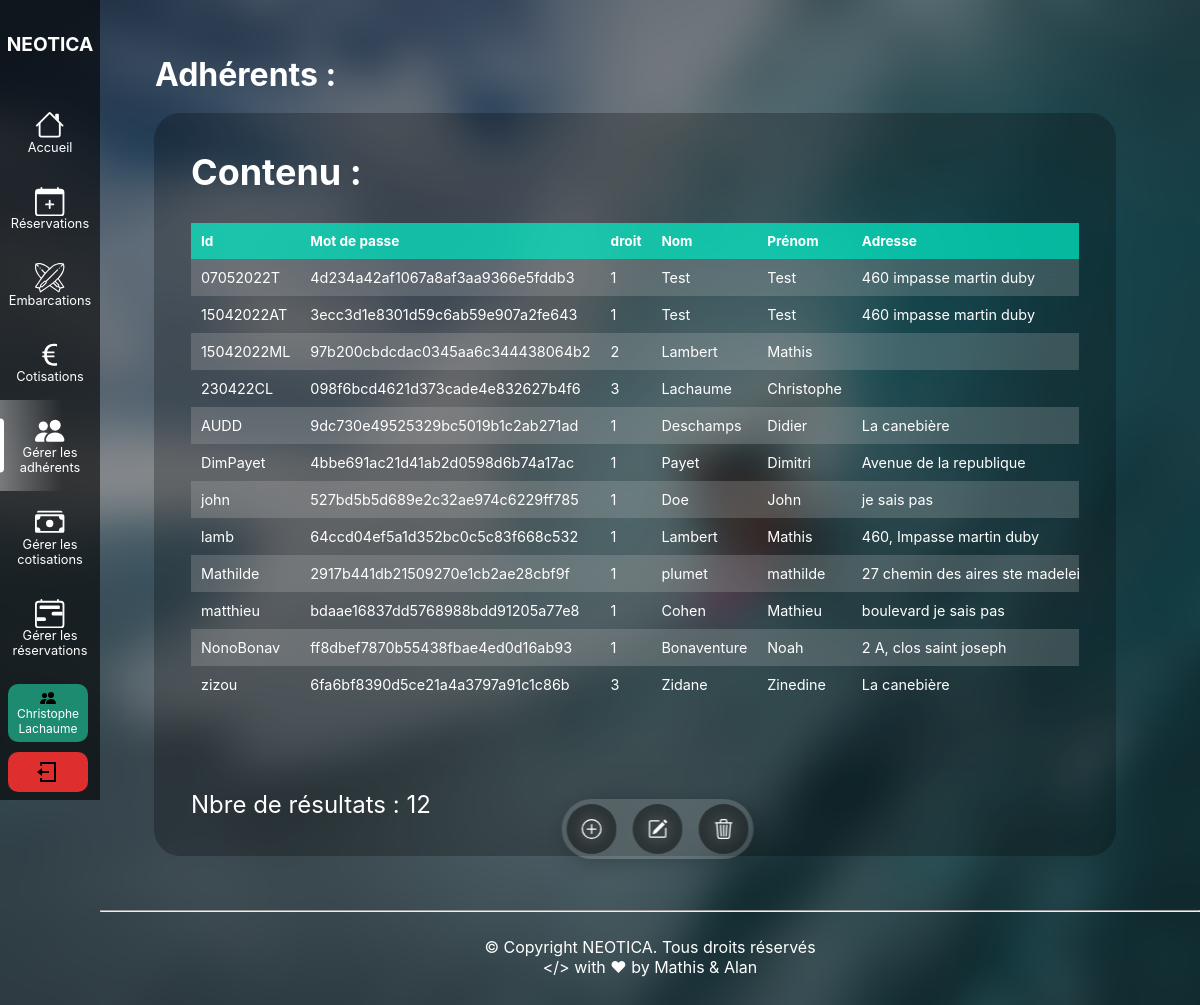
Page /pages/gestion-des-donnees.php (signed in) on the committed database.
### tables this page shows
CREATE TABLE IF NOT EXISTS `adherent` (
  `id` varchar(10) NOT NULL,
  `mot_de_passe` varchar(40) NOT NULL,
  `droit` int(11) NOT NULL,
  `nom_adh` varchar(30) NOT NULL,
  `pre_adh` varchar(30) NOT NULL,
  `ad_adh` varchar(80) DEFAULT NULL,
  `cp_adh` varchar(6) NOT NULL,
  `ville_adh` varchar(40) NOT NULL,
  `date_nais_adh` date NOT NULL,
  `tel_adh` varchar(15) NOT NULL,
  `email_adh` varchar(60) NOT NULL,
  `activ_adh` varchar(20) NOT NULL,
  `date_crea_adh` date NOT NULL,
  `date_deliv_carte_adh` date NOT NULL,
  `date_exp_carte_adh` date NOT NULL,
  PRIMARY KEY (`id`)
);

### controllers/afficheTableAdherent.php (the view, shortened to what this page needs)
<?php
$query = 'SELECT * FROM `adherent`;';
$result = $bdd->query($query);
echo "<table border=\"1\">";
echo "<tr><th>Id</th> <th>Mot de passe</th> <th>droit</th> <th>Nom</th> <th>Prénom</th> <th> Adresse </th> <th>CP</th> <th>Ville</th> <th>Date Nais.</th> <th>Tel.</th> <th>Email</th> <th>Activité</th> <th>Date de création</th>  <th>Date déliv carte</th> <th>Date Exp Carte</th></tr>";
while ($ligne = $result->fetch()) {
    echo "<tr>";
    echo "<td> " . $ligne['id'] . "</td>";
    echo "<td> " . $ligne['mot_de_passe'] . "</td>";
    echo "<td> " . $ligne['droit'] . "</td>";
    echo "<td> " . $ligne['nom_adh'] . "</td>";
    echo "<td> " . $ligne['pre_adh'] . "</td>";
    echo "<td> " . $ligne['ad_adh'] . "</td>";
    echo "</tr>";
}
echo "</table>";

### assets/style/style.css (style rules this page uses)
html { scroll-behavior: smooth; }
body { font-family: -apple-system, BlinkMacSystemFont, "Segoe UI", Roboto, Oxygen, Ubuntu, Cantarell, "Open Sans", "Helvetica Neue", sans-serif; max-width: 100%; min-height: 100vh; color: white; background-color: #333333; background-image: url(../img/bg.png); background-position: center; background-repeat: no-repeat; background-size: cover; background-attachment: fixed; -webkit-transition: color 300ms ease-in-out; transition: color 300ms ease-in-out; z-index: -1; overflow-x: hidden; }
.table-container table { border-collapse: collapse; border: none; color: var(--font-color); max-width: 100%; font-size: 0.85em; white-space: nowrap; }
.table-container table th { background-color: rgba(0, 255, 213, 0.651); color: white; text-align: left; padding: 10px; border: none; font-size: 0.85rem; }
.table-container table tr { border: none; }
.table-container table tr:nth-child(even) { background-color: #c9c9c93a; -webkit-backdrop-filter: blur(10px); backdrop-filter: blur(10px); }
.table-container table td { padding: 10px; border: none; font-size: 0.9rem; }

### rows in the picture
adherent: id "07052022T", mot_de_passe "4d234a42af1067a8af3aa9366e5fddb3", droit "1", nom_adh "Test", pre_adh "Test", ad_adh "460 impasse martin duby"
adherent: id "15042022AT", mot_de_passe "3ecc3d1e8301d59c6ab59e907a2fe643", droit "1", nom_adh "Test", pre_adh "Test", ad_adh "460 impasse martin duby"
adherent: id "15042022ML", mot_de_passe "97b200cbdcdac0345aa6c344438064b2", droit "2", nom_adh "Lambert", pre_adh "Mathis"
adherent: id "230422CL", mot_de_passe "098f6bcd4621d373cade4e832627b4f6", droit "3", nom_adh "Lachaume", pre_adh "Christophe"
adherent: id "AUDD", mot_de_passe "9dc730e49525329bc5019b1c2ab271ad", droit "1", nom_adh "Deschamps", pre_adh "Didier", ad_adh "La canebière"
adherent: id "DimPayet", mot_de_passe "4bbe691ac21d41ab2d0598d6b74a17ac", droit "1", nom_adh "Payet", pre_adh "Dimitri", ad_adh "Avenue de la republique"
adherent: id "john", mot_de_passe "527bd5b5d689e2c32ae974c6229ff785", droit "1", nom_adh "Doe", pre_adh "John", ad_adh "je sais pas"
adherent: id "lamb", mot_de_passe "64ccd04ef5a1d352bc0c5c83f668c532", droit "1", nom_adh "Lambert", pre_adh "Mathis", ad_adh "460, Impasse martin duby"
adherent: id "Mathilde", mot_de_passe "2917b441db21509270e1cb2ae28cbf9f", droit "1", nom_adh "plumet", pre_adh "mathilde", ad_adh "27 chemin des aires ste…"
adherent: id "matthieu", mot_de_passe "bdaae16837dd5768988bdd91205a77e8", droit "1", nom_adh "Cohen", pre_adh "Mathieu", ad_adh "boulevard je sais pas"
adherent: id "NonoBonav", mot_de_passe "ff8dbef7870b55438fbae4ed0d16ab93", droit "1", nom_adh "Bonaventure", pre_adh "Noah", ad_adh "2 A, clos saint joseph"
adherent: id "zizou", mot_de_passe "6fa6bf8390d5ce21a4a3797a91c1c86b", droit "3", nom_adh "Zidane", pre_adh "Zinedine", ad_adh "La canebière"

### other values in the picture
$_SESSION['prenom'] "Christophe"
$_SESSION['nom'] "Lachaume"
$result->rowCount() "12"
